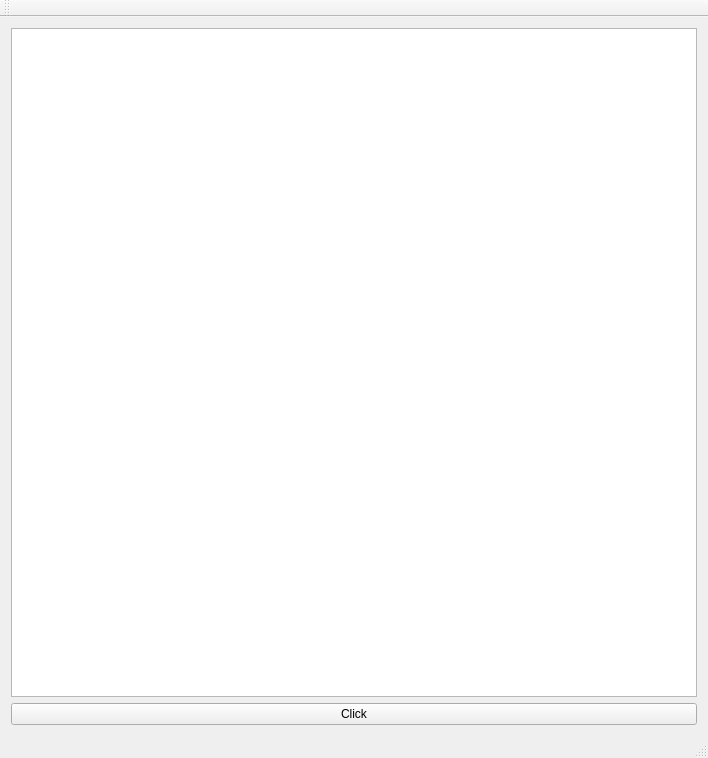
<?xml version="1.0" encoding="UTF-8"?>
<ui version="4.0">
 <class>MainWindow</class>
 <widget class="QMainWindow" name="MainWindow">
  <property name="geometry">
   <rect>
    <x>0</x>
    <y>0</y>
    <width>708</width>
    <height>758</height>
   </rect>
  </property>
  <property name="windowTitle">
   <string>MainWindow</string>
  </property>
  <widget class="QWidget" name="centralWidget">
   <layout class="QHBoxLayout" name="horizontalLayout_2">
    <item>
     <layout class="QVBoxLayout" name="verticalLayout">
      <item>
       <widget class="QListWidget" name="listWidget"/>
      </item>
      <item>
       <widget class="QPushButton" name="pushClickButton">
        <property name="text">
         <string>Click</string>
        </property>
       </widget>
      </item>
     </layout>
    </item>
   </layout>
  </widget>
  <widget class="QMenuBar" name="menuBar">
   <property name="geometry">
    <rect>
     <x>0</x>
     <y>0</y>
     <width>708</width>
     <height>21</height>
    </rect>
   </property>
  </widget>
  <widget class="QToolBar" name="mainToolBar">
   <attribute name="toolBarArea">
    <enum>TopToolBarArea</enum>
   </attribute>
   <attribute name="toolBarBreak">
    <bool>false</bool>
   </attribute>
  </widget>
  <widget class="QStatusBar" name="statusBar"/>
 </widget>
 <layoutdefault spacing="6" margin="11"/>
 <resources/>
 <connections/>
</ui>
